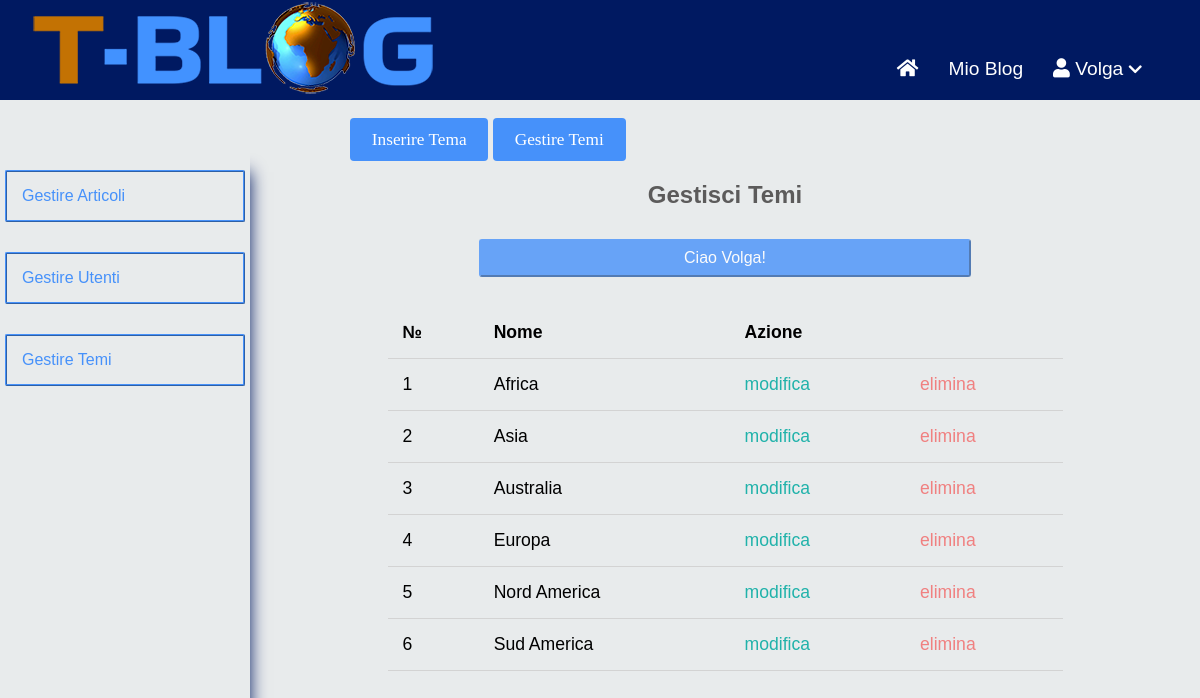
Page /tblog/dashboard/topics/index.php (signed in) on the committed database.
### tables this page shows
CREATE TABLE `topics` (
  `id` int(11) NOT NULL,
  `name` varchar(100) NOT NULL,
  `description` text NOT NULL
);

### tblog/app/controllers/topics.php (called while the page is built, shortened)
<?php
include(ROOT_PATH . "/app/database/db.php");
$table = 'topics';
$topics = selectAll($table);
?>

### tblog/app/database/db.php (called while the page is built, shortened)
<?php
require('connect.php');
function selectAll($table, $conditions = [])
{
	global $conn;
	$sql ="SELECT * FROM $table";
	if (empty($conditions)) {
		$stmt = $conn->prepare($sql);
		$stmt->execute();
		$records = $stmt->get_result()->fetch_all(MYSQLI_ASSOC);
		return $records;
	}
}
?>

### tblog/dashboard/topics/index.php (the view, shortened to what this page needs)
<?php include("../../path.php");
    include(ROOT_PATH . "app/controllers/topics.php");
?>
<!DOCTYPE html>
<html lang="it">
    <head>
        <link rel="stylesheet" href="https://use.fontawesome.com/releases/v5.7.2/css/all.css"
>
        <link rel="stylesheet" href="../../assets/css/style.css">
    </head>
    <body>
        <?php include(ROOT_PATH . "app/includes/dashboard_header.php");?>
        <div class="admin-wrapper">
            <?php include(ROOT_PATH . "app/includes/left_sidebar.php");?>
            <div class="admin-content">
                <div class="button-group">
                    <a href="create.php" class="btn btn-big">Inserire Tema</a>
                    <a href="index.php" class="btn btn-big">Gestire Temi</a>
                </div>
                <div class="content">
                    <h2 class="page-title">Gestisci Temi</h2>
                    <?php include(ROOT_PATH . "app/includes/messages.php")?>
                    <table>
                        <thead>
                            <th>&#8470;</th>
                            <th>Nome</th>
                            <th colspan="2">Azione</th>
                        </thead>
                        <tbody>
                            <?php foreach ($topics as $key =>$topic): ?>
                                <tr>
                                    <td><?php echo $key + 1; ?></td>
                                    <td><?php echo $topic['name']; ?></td>
                                    <td><a href="edit.php?id=<?php echo $topic['id']; ?>" class="edit">modifica</a></td>
                                    <td><a href="index.php?del_id=<?php echo $topic['id']; ?>" class="delete">elimina</a></td>
                                </tr>
                            <?php endforeach; ?>
                        </tbody>
                    </table>
                </div>
            </div>
        </div>
    </body>
</html>

### tblog/assets/css/style.css (style rules this page uses)
* { box-sizing: border-box; }
html, body { height: 100%; padding: 0px; margin: 0px; background: #E8EBEC; font-family: sans-serif; }
h2, h3, h4, h5, h6 { color: #5c5b5b; margin: 5px; }
a { text-decoration: none; color: inherit; }
.btn { padding: .5rem 1rem; background: #4691fa; color: white; border: 1px solid transparent; border-radius: .25rem; font-size: 1.08em; font-family: serif; }
.btn-big { padding: .7rem 1.3rem; line-height: 1.3rem; }
.content { width: 90%; margin: 30px auto 30px; }
.admin-wrapper { display: flex; height: calc(100% - 140px); margin-top: 40px; }
.admin-wrapper .admin-content { flex: 7.5; height: calc(100% + 40px); padding: 30px 100px 100px; overflow-y: scroll; margin-top: -40px; }
.admin-content .page-title { text-align: center; margin-bottom: 1.5rem; }
table { width: 100%; border-collapse: collapse; font-size: 1.1rem; }
th, td { padding: 15px; text-align: left; border-bottom: 1px solid #d3d3d3; }
.edit { color:lightseagreen; }
.delete { color: lightcoral; }

### rows in the picture
topics: name "Africa"
topics: name "Asia"
topics: name "Australia"
topics: name "Europa"
topics: name "Nord America"
topics: name "Sud America"

### other values in the picture
$_SESSION['username'] "Volga"
$_SESSION['message'] "Ciao"
